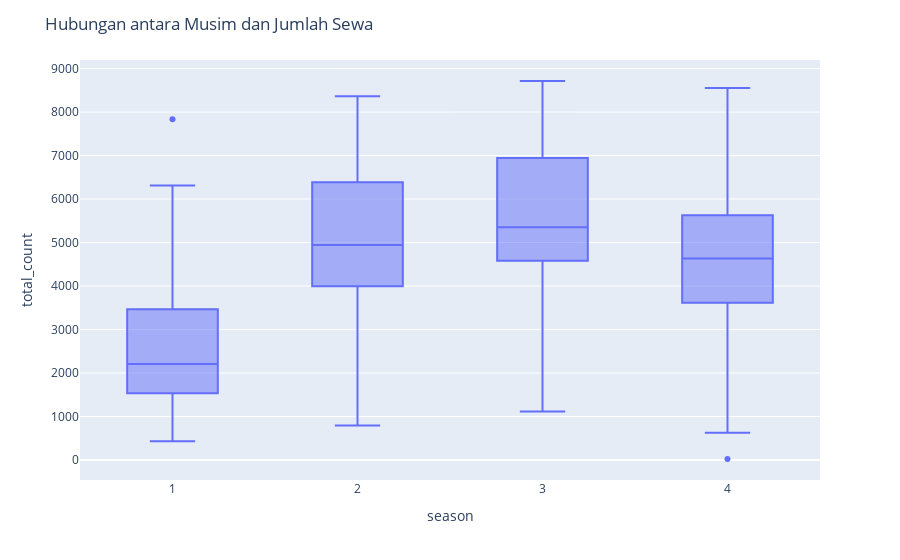

The cell this chart's notebook holds for it:
### Markdown cell above
- Hubungan antar musim (season) dan jumlah sewa (total_count)

### Code cell
fig = px.box(df_day, x='season', y='total_count')
fig.update_layout(title='Hubungan antara Musim dan Jumlah Sewa')

# html file
plotly.offline.plot(fig, filename='bike_share.html')
fig.show()

### Figure 1 — Plotly figure (JSON) as saved in the notebook; plotly's stock layout.template omitted (floating-point values rounded to 4 significant figures; data arrays with more than 128 entries replaced by an {"elided": "..."} marker saying what was removed)
{"data": [{"alignmentgroup": "True", "hovertemplate": "season=%{x}<br>total_count=%{y}<extra></extra>", "legendgroup": "", "marker": {"color": "#636efa"}, "name": "", "notched": false, "offsetgroup": "", "orientation": "v", "showlegend": false, "type": "box", "x": {"elided": "731 int values"}, "x0": " ", "xaxis": "x", "y": {"elided": "731 int values"}, "y0": " ", "yaxis": "y"}], "layout": {"boxmode": "group", "legend": {"tracegroupgap": 0}, "margin": {"t": 60}, "title": {"text": "Hubungan antara Musim dan Jumlah Sewa"}, "xaxis": {"anchor": "y", "domain": [0, 1], "title": {"text": "season"}}, "yaxis": {"anchor": "x", "domain": [0, 1], "title": {"text": "total_count"}}}}
